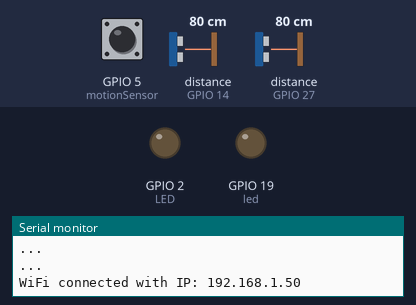
A sketch run on a simulated ESP32. Parts: output pins drawn as LEDs (lit = HIGH), the last lines printed to the serial monitor. The test bench sets the inputs (shaded band); at power-on: GPIO 5 (motionSensor) HIGH, distance to the obstacle (sensors on GPIO 14, GPIO 27) 80 cm. The echo pulse lasts 58.3 µs per cm; WiFi joins after 1.5 s; servers stay silent unless stated; pins used as bus, display or sensor lines are not drawn.

Above: at 2.7 s.
2.8 s: GPIO 5 (motionSensor) pulsed LOW 2 times (0.12 s each, 0.3 s apart)
At 3.4 s:
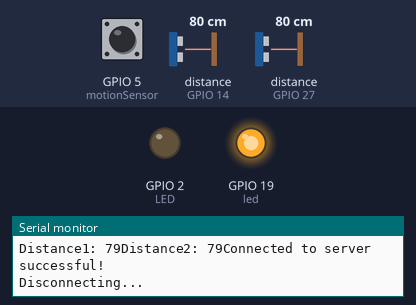
Timing chart, 0 to 9.6 s (numbered marks = the images above; inputs shaded):
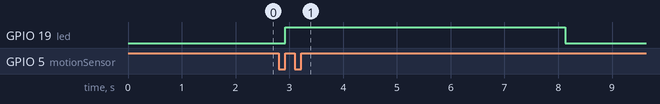

Measured:
- after the input at 2.8 s, GPIO 19 (led): LOW → HIGH after 0.12 s, → LOW 5.2 s later

The sketch:

mainprog.ino
```cpp
#include <WiFi.h>
#define trigger_pin 25
#define Echo_pin 27
#define trigger_pint 12
#define Echo_pint 14
#define LED 2

long duration;
int distance;
long durationt;
int distancet;

const char* ssid = "Replace your wifi name";
const char* password =  "*******";

const uint16_t port = 8090;
const char * host = "########";//ip address of the host machine

#define timeSeconds 1

// Set GPIOs for LED and PIR Motion Sensor
const int led = 19;
const int motionSensor = 5;

// Timer: Auxiliary variables
unsigned long now = millis();
unsigned long lastTrigger = 0;
boolean startTimer = false;
bool flagM = false;

// Checks if motion was detected, sets LED HIGH and starts a timer
void IRAM_ATTR detectsMovement() {
  //Serial.println("MOTION DETECTED!!!");
  flagM = true;
  digitalWrite(led, HIGH);
  startTimer = true;
  lastTrigger = millis();
}

void setup()
{

Serial.begin(9600);

/********************************** for PIR********************/
  // PIR Motion Sensor mode INPUT_PULLUP
  pinMode(motionSensor, INPUT_PULLUP);
  // Set motionSensor pin as interrupt, assign interrupt function and set RISING mode
  attachInterrupt(digitalPinToInterrupt(motionSensor), detectsMovement, RISING);

  // Set LED to LOW
  pinMode(led, OUTPUT);
  digitalWrite(led, LOW);
////////////////////////////////////////////////////////////////

pinMode(trigger_pin, OUTPUT);
pinMode(LED, OUTPUT);
pinMode(Echo_pin, INPUT);

pinMode(trigger_pint, OUTPUT); // configure the trigger_pin(D9) as an Output

pinMode(Echo_pint, INPUT); // configure the Echo_pin(D11) as an Input

  WiFi.begin(ssid, password);
  while (WiFi.status() != WL_CONNECTED) {
    delay(500);
    Serial.println("...");
  }

  Serial.print("WiFi connected with IP: ");
  Serial.println(WiFi.localIP());

}

void loop()
{

  // Current time
  now = millis();
  // Turn off the LED after the number of seconds defined in the timeSeconds variable
  if(startTimer && (now - lastTrigger > (timeSeconds*1000))) {
    Serial.println("Motion stopped...");
    //if want to set flagM to false uncomment the below line.
    //flagM = false;
    digitalWrite(led, LOW);
    startTimer = false;
  }

if(flagM)
{
  digitalWrite(trigger_pin, LOW); //set trigger signal low for 2us
  delayMicroseconds(2);


digitalWrite(trigger_pin, HIGH);  // make trigger pin active high
delayMicroseconds(10);            // wait for 10 microseconds
digitalWrite(trigger_pin, LOW);

duration = pulseIn(Echo_pin, HIGH); // save time duration value in "duration variable
distance= duration*0.034/2;

digitalWrite(trigger_pint, LOW); //set trigger signal low for 2us
delayMicroseconds(2);

digitalWrite(trigger_pint, HIGH);  // make trigger pin active high
delayMicroseconds(10);            // wait for 10 microseconds
digitalWrite(trigger_pint, LOW);   // make trigger pin active low


durationt = pulseIn(Echo_pint, HIGH); // save time duration value in "duration variable
distancet= durationt*0.034/2; //Convert pulse duration into distance
//if ( distance < 10)
//digitalWrite(LED, HIGH);
//else
//digitalWrite(LED, LOW);
// print measured distance value on Arduino serial monitor
Serial.print("Distance1: ");
Serial.print(distance);
Serial.print("Distance2: ");
Serial.print(distancet);
//Serial.println(" cm");
    WiFiClient client;

    if (!client.connect(host, port)) {

        Serial.println("Connection to host failed");
        delay(1000);
        return;
    }

    Serial.println("Connected to server successful!");

    //client.print("Hello from ESP32!");
    client.print("distance1 ");
    client.print(distance);
     client.print("   distance2 ");
    client.print(distancet);

    Serial.println("Disconnecting...");
    client.stop();

    delay(5000);
}
}
```
